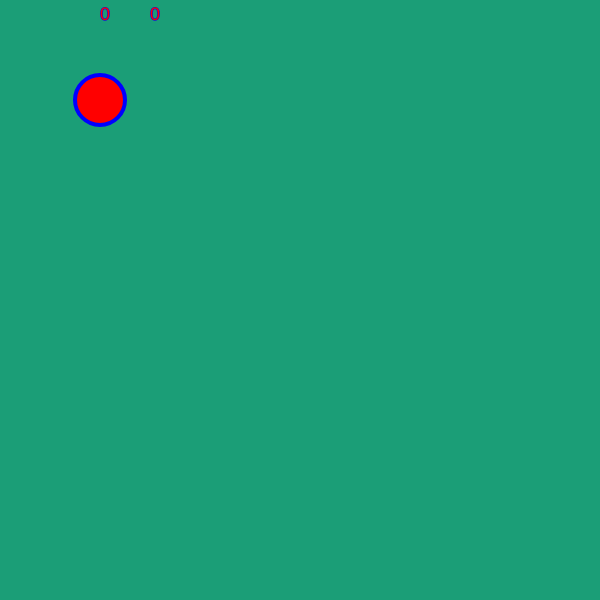
Frame 1 (no input)
Frame 60 (no input): identical to frame 1, image omitted
Frame 120 (the mouse pressed at the canvas centre since frame 60): identical to frame 1, image omitted

The p5.js sketch that drew this single still picture (run headless with seeded random() and noise() and a simulated clock; from frame 60 on, the mouse is pressed at the canvas centre):

// p5.js sketch
// ── sketch.js
var xLocation = 100;
var yLocation = 100;
var xSpeed = 0;
var ySpeed = 0;
function setup() {
  createCanvas(600, 600);
}

function keyPressed() {
  if(keyCode == RIGHT_ARROW) {
    xSpeed = xSpeed + 5;
  }
  if(keyCode == UP_ARROW) {
    ySpeed = ySpeed - 5;
  }
  if(keyCode == LEFT_ARROW) {
    xSpeed = xSpeed - 5;
  }
  if(keyCode == DOWN_ARROW) {
    ySpeed = ySpeed + 5;
  }
}


function draw() {
  background(27, 158, 119);
  fill(255, 0, 0);
  stroke(0, 0, 255);
  strokeWeight(4);
  ellipse(xLocation, yLocation, 50, 50);

  xLocation = xLocation + xSpeed;
  yLocation = yLocation + ySpeed;

  textSize(18);
  strokeWeight(1);
  text(xSpeed, 100, 20);
  text(ySpeed, 150, 20);
}
